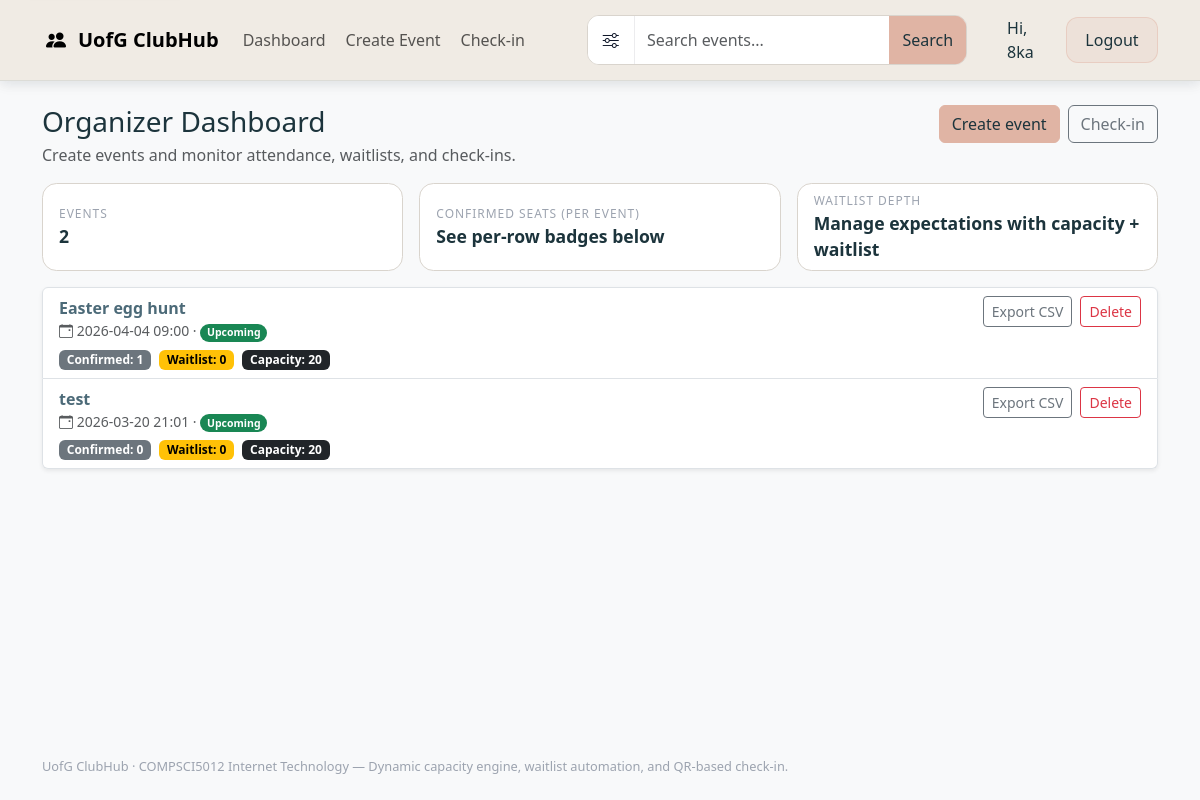
/dashboard/organizer/ (signed in), run on an earlier commit of the app's database.
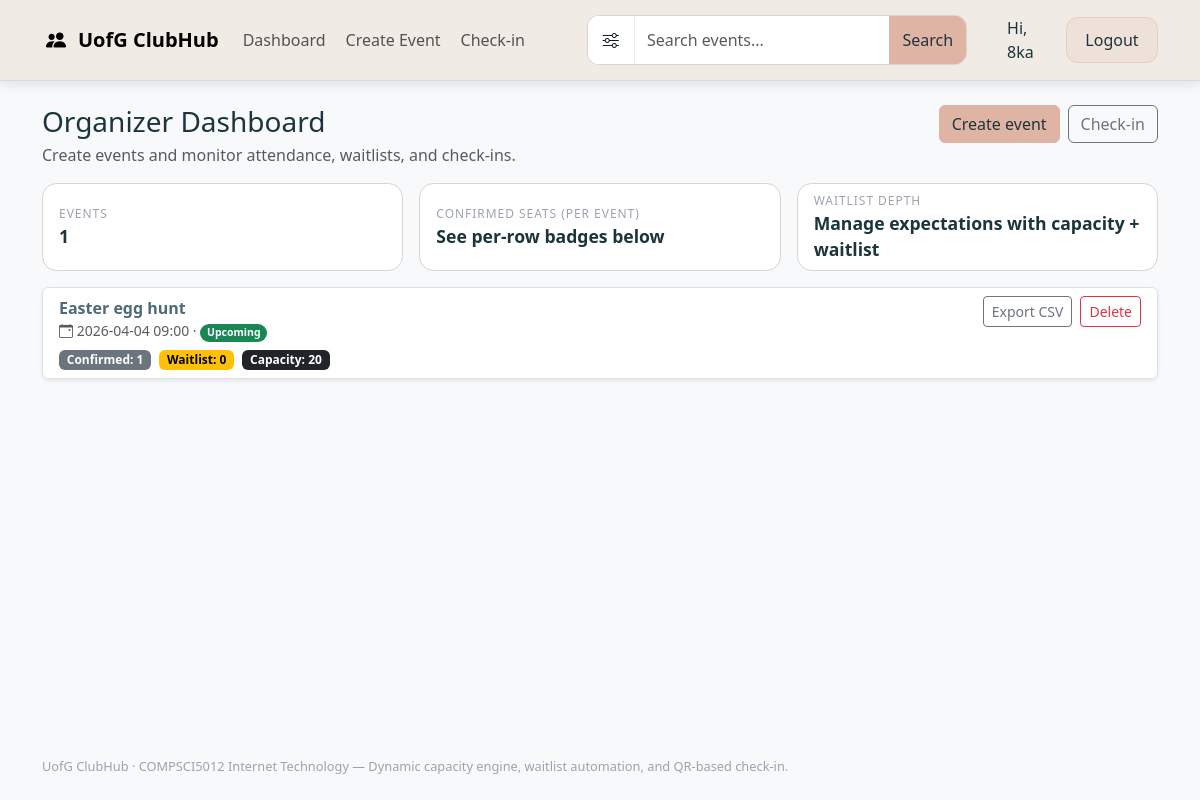
And on a later commit of the database.
### events/models.py (models this page shows, shortened)
class Event(models.Model):
    organizer = models.ForeignKey(
        "accounts.OrganizerProfile", on_delete=models.CASCADE, related_name="events"
    )
    title = models.CharField(max_length=200)
    description = models.TextField(blank=True)
    cover_image = models.ImageField(upload_to="event_covers/",blank=True,null=True)
    start_at = models.DateTimeField()
    capacity = models.PositiveIntegerField()
    location_name = models.CharField(max_length=200, blank=True)
    latitude = models.DecimalField(max_digits=9, decimal_places=6, null=True, blank=True)
    longitude = models.DecimalField(max_digits=9, decimal_places=6, null=True, blank=True)
    tags = models.ManyToManyField(Tag, blank=True, related_name="events")
    created_at = models.DateTimeField(auto_now_add=True)
    class Meta:
        ordering = ["start_at", "id"]

### accounts/views.py (the view)
# urls.py: path("dashboard/organizer/", views.organizer_dashboard, name="organizer_dashboard"),
@organizer_required
def organizer_dashboard(request):
    organizer = get_organizer_profile(request.user)
    from events.models import Event  # local import to avoid circularity in migrations
    now = timezone.now()
    events = (
        Event.objects.filter(organizer=organizer)
        .annotate(
            confirmed_count=Count(
                "tickets", filter=Q(tickets__status=Ticket.Status.CONFIRMED)
            ),
            waitlist_count=Count(
                "tickets", filter=Q(tickets__status=Ticket.Status.WAITLISTED)
            ),
        )
        .order_by("-start_at")
    )
    return render(
        request,
        "accounts/organizer_dashboard.html",
        {
            "events": events,
            "now": now,
        },
    )

### accounts/auth.py (called while the page is built)
def _in_group(user, name: str) -> bool:
    if not user or not user.is_authenticated:
        return False
    if user.is_superuser:
        return True
    return user.groups.filter(name=name).exists()

def is_student(user) -> bool:
    return _in_group(user, STUDENT_GROUP)

def is_organizer(user) -> bool:
    return _in_group(user, ORGANIZER_GROUP)

def get_organizer_profile(user) -> OrganizerProfile:
    profile, _ = OrganizerProfile.objects.get_or_create(user=user)
    return profile

### accounts/templatetags/roles.py (called while the page is built)
@register.filter
def user_is_student(user) -> bool:
    return is_student(user)

@register.filter
def user_is_organizer(user) -> bool:
    return is_organizer(user)

### clubhub/context_processors.py (called while the page is built)
def google_maps(request):
    return {
        "GOOGLE_MAPS_API_KEY": getattr(settings, "GOOGLE_MAPS_API_KEY", ""),
        "GOOGLE_MAPS_MAP_ID": getattr(settings, "GOOGLE_MAPS_MAP_ID", "DEMO_MAP_ID"),
    }

### templates/accounts/organizer_dashboard.html (shortened to what this page needs)
{% extends "base.html" %}
{% block content %}
  <div class="d-flex align-items-start justify-content-between gap-3 flex-wrap mb-3">
    <div>
      <h1 class="h3 mb-1">Organizer Dashboard</h1>
      <p class="text-muted mb-0">Create events and monitor attendance, waitlists, and check-ins.</p>
    </div>
    <div class="d-flex gap-2">
      <a class="btn btn-primary" href="{% url 'create_event' %}">Create event</a>
      <a class="btn btn-outline-secondary" href="{% url 'organizer_checkin' %}">Check-in</a>
    </div>
  </div>
  <div class="row g-3 mb-3">
    <div class="col-12 col-md-4">
      <div class="stat-card px-3 py-2 h-100 d-flex flex-column justify-content-center">
        <div class="stat-card-label">Events</div>
        <div class="stat-card-value">{{ events|length }}</div>
      </div>
    </div>
    <div class="col-6 col-md-4">
      <div class="stat-card px-3 py-2 h-100 d-flex flex-column justify-content-center">
        <div class="stat-card-label">Confirmed seats (per event)</div>
        <div class="stat-card-value small">See per-row badges below</div>
      </div>
    </div>
    <div class="col-6 col-md-4">
      <div class="stat-card px-3 py-2 h-100 d-flex flex-column justify-content-center">
        <div class="stat-card-label">Waitlist depth</div>
        <div class="stat-card-value small">Manage expectations with capacity + waitlist</div>
      </div>
    </div>
  </div>
  {% if events %}
    <div class="list-group shadow-sm">
      {% for e in events %}
        <div class="list-group-item">
          <div class="d-flex justify-content-between align-items-start gap-3 flex-wrap">
            <div>
              <div class="fw-semibold">
                <a href="{% url 'event_detail' e.id %}">{{ e.title }}</a>
              </div>
              <div class="text-muted small">
                <i class="bi bi-calendar-event" aria-hidden="true"></i>
                {{ e.start_at|date:"Y-m-d H:i" }}
                {% if e.start_at < now %}
                  · <span class="badge rounded-pill text-bg-light text-muted">Past</span>
                {% else %}
                  · <span class="badge rounded-pill text-bg-success">Upcoming</span>
                {% endif %}
              </div>
              <div class="mt-2 d-flex gap-2 flex-wrap">
                <span class="badge text-bg-secondary">Confirmed: {{ e.confirmed_count }}</span>
                <span class="badge text-bg-warning">Waitlist: {{ e.waitlist_count }}</span>
                <span class="badge text-bg-dark">Capacity: {{ e.capacity }}</span>
              </div>
            </div>
            <div class="text-end d-flex gap-2 flex-wrap justify-content-end">
              <a
                class="btn btn-outline-secondary btn-sm"
                href="{% url 'export_attendees_csv' e.id %}"
                aria-label="Export attendees CSV"
              >
                Export CSV
              </a>
              <form
                method="post"
                action="{% url 'delete_event' e.id %}"
                onsubmit="return confirm('Delete this event? This will also remove related tickets and cannot be undone.');"
              >
                <button
                  type="submit"
                  class="btn btn-outline-danger btn-sm"
                  aria-label="Delete event"
                >
                  Delete
                </button>
              </form>
            </div>
          </div>
        </div>
      {% endfor %}
    </div>
  {% else %}
    <div class="alert alert-info" role="alert">
      No events yet. Create your first event to get started.
    </div>
  {% endif %}
{% endblock %}

What changed in the data, as far as the page shows it:
removed Event: title "test", start_at "2026-03-20 21:01", shows "Upcoming", confirmed_count "0", waitlist_count "0", capacity "20"
Also different on the page:
{{ events|length }}: "2" → "1"
